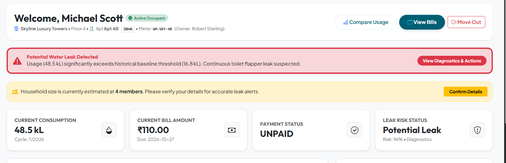
#> input picture Cropped_Resident_Dashboard_Alert.png, 506 x 163 px, shrunk from 1610 x 517 before the run
$ python render_explainable_alerts_slide_image.py
#> lines starting #> are read from the running program, lines starting #| are printed output that depends on the picture
import os
import matplotlib.pyplot as plt
import matplotlib.patches as patches
from PIL import Image

def render_slide_image():
    # 16:9 Widescreen ratio at 200 DPI
    fig, ax = plt.subplots(figsize=(16, 9), dpi=200)
    fig.patch.set_facecolor('#FFFFFF')
    ax.set_facecolor('#FFFFFF')
    ax.set_xlim(0, 16)
    ax.set_ylim(0, 9)
    ax.axis('off')

    # 1. Slide Title & Subtitle
    ax.text(0.8, 8.35, "Explainable Alerts: Reason Codes & Severity", color="#1E293B", fontsize=22, fontweight='bold', fontfamily='Georgia', va='center')
    ax.text(0.8, 7.85, "Residents see why an alert fired, not just that it fired", color="#64748B", fontsize=12, fontfamily='sans-serif', va='center')

    # 2. Severity Levels (Top Right)
    ax.text(14.8, 8.45, "SEVERITY LEVELS", color="#D97706", fontsize=9.5, fontweight='bold', fontfamily='sans-serif', ha='right', va='center')

    levels = [
        ("LOW", "#F59E0B"),
        ("MEDIUM", "#EA580C"),
        ("HIGH", "#DC2626"),
        ("CRITICAL", "#451A03")
    ]
    badge_w = 0.92
    badge_h = 0.52
    start_bx = 11.25
    for i, (lvl, bg_col) in enumerate(levels):
        bx = start_bx + i * (badge_w + 0.10)
        badge_box = patches.FancyBboxPatch(
            (bx, 7.72), badge_w, badge_h,
            boxstyle="round,pad=0.04,rounding_size=0.08",
            facecolor=bg_col, edgecolor="none"
        )
        ax.add_patch(badge_box)
        ax.text(bx + badge_w / 2, 7.72 + badge_h / 2, lvl, color="#FFFFFF", fontsize=9, fontweight='bold', ha='center', va='center', fontfamily='sans-serif')

    # 3. Two Reason Cards (Middle Section)
    card_y = 6.0
    card_h = 1.35
    card_w = 6.95

    # Card 1: Abnormal Spike
    rc1 = patches.FancyBboxPatch(
        (0.8, card_y), card_w, card_h,
        boxstyle="round,pad=0.06,rounding_size=0.15",
        facecolor="#FFF7ED", edgecolor="#FED7AA", linewidth=1.2
    )
    ax.add_patch(rc1)
    # Circle 1 with vector icon
    c1_x, c1_y = 1.35, card_y + card_h / 2
    circle1 = patches.Circle((c1_x, c1_y), 0.35, facecolor="#EA580C", edgecolor="none")
    ax.add_patch(circle1)
    # Draw vector line trend inside circle
    ax.plot([c1_x - 0.20, c1_x - 0.05, c1_x + 0.05, c1_x + 0.20],
            [c1_y - 0.12, c1_y + 0.02, c1_y - 0.05, c1_y + 0.16],
            color="#FFFFFF", linewidth=2.5, solid_capstyle='round')
    ax.annotate("", xy=(c1_x + 0.22, c1_y + 0.18), xytext=(c1_x + 0.08, c1_y + 0.06),
                arrowprops=dict(arrowstyle="->", color="#FFFFFF", lw=2, mutation_scale=10))

    # Text 1
    ax.text(1.95, card_y + 0.92, "ABNORMAL_SPIKE_FOR_HOUSEHOLD_SIZE", color="#C2410C", fontsize=10.5, fontweight='bold', fontfamily='sans-serif')
    ax.text(1.95, card_y + 0.42, "Usage far above what the declared household size explains (e.g. 48.5 kL\nvs 16.8 kL upper ceiling threshold for 4 members).", color="#475569", fontsize=9, fontfamily='sans-serif', linespacing=1.3)

    # Card 2: Away Consumption
    rc2 = patches.FancyBboxPatch(
        (8.25, card_y), card_w, card_h,
        boxstyle="round,pad=0.06,rounding_size=0.15",
        facecolor="#FFF7ED", edgecolor="#FED7AA", linewidth=1.2
    )
    ax.add_patch(rc2)
    # Circle 2 with warning triangle
    c2_x, c2_y = 8.80, card_y + card_h / 2
    circle2 = patches.Circle((c2_x, c2_y), 0.35, facecolor="#DC2626", edgecolor="none")
    ax.add_patch(circle2)
    # Draw warning triangle
    tri = patches.Polygon([[c2_x, c2_y + 0.18], [c2_x - 0.18, c2_y - 0.14], [c2_x + 0.18, c2_y - 0.14]],
                          closed=True, facecolor="#FFFFFF", edgecolor="none")
    ax.add_patch(tri)
    ax.text(c2_x, c2_y - 0.04, "!", color="#DC2626", fontsize=11, fontweight='black', ha='center', va='center')

    # Text 2
    ax.text(9.40, card_y + 0.92, "UNEXPLAINED_AWAY_CONSUMPTION", color="#B91C1C", fontsize=10.5, fontweight='bold', fontfamily='sans-serif')
    ax.text(9.40, card_y + 0.42, "Significant water consumption detected while flat occupancy is marked as\nvacant or resident logged an active vacation period.", color="#475569", fontsize=9, fontfamily='sans-serif', linespacing=1.3)

    # 4. Bottom UI Screenshot
    img_path = "Cropped_Resident_Dashboard_Alert.png"
    if os.path.exists(img_path):
        ui_img = Image.open(img_path)
#> ui_img is the input picture: PIL image 506x163 RGB; mean R, G, B 242.7, 234, 230
        # Clean white card frame with shadow effect
        frame_box = patches.FancyBboxPatch(
            (0.8, 0.70), 14.4, 5.0,
            boxstyle="round,pad=0.04,rounding_size=0.12",
            facecolor="#FFFFFF", edgecolor="#CBD5E1", linewidth=1.5
        )
        ax.add_patch(frame_box)

        # Place image cleanly inside the frame
        ax.imshow(ui_img, extent=[0.85, 15.15, 0.75, 5.65], aspect='auto', zorder=2)

    # 5. Bottom Footer
    ax.text(0.8, 0.32, "AQATRAC | Web-Based Water Billing & Management", color="#94A3B8", fontsize=9, fontfamily='sans-serif', va='center')
    ax.text(15.2, 0.32, "19", color="#94A3B8", fontsize=9.5, fontfamily='sans-serif', ha='right', va='center')

    plt.tight_layout()
    output_png = "AquaFlow_Explainable_Alerts_Slide.png"
    plt.savefig(output_png, facecolor=fig.get_facecolor(), edgecolor='none', bbox_inches='tight')
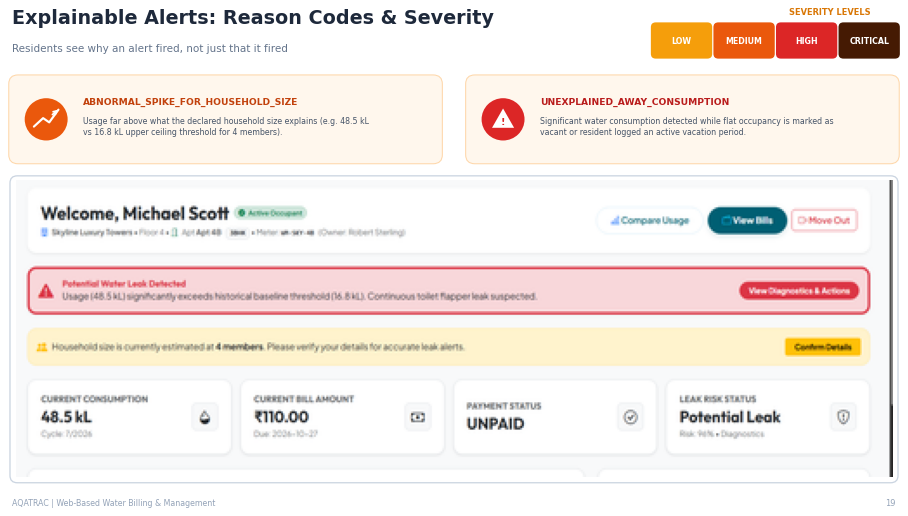
#> figure drawn by matplotlib, 1 panel
    plt.close()

    # Save to artifacts directory as well
    artifact_dir = r"C:\Users\nidar\.gemini\antigravity\brain\f3192eb3-ac4a-4686-b383-83166db376af"
    dest_path = os.path.join(artifact_dir, "AquaFlow_Explainable_Alerts_Slide.png")
    Image.open(output_png).save(dest_path)
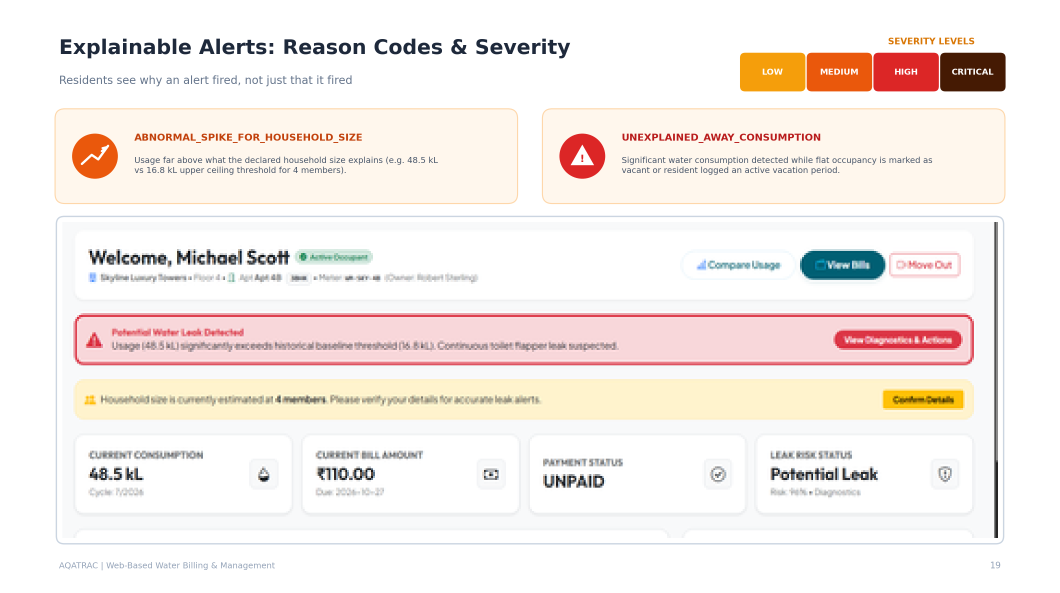
#> saved as AquaFlow_Explainable_Alerts_Slide.png: PIL image 3179x1779 RGBA (shown at 1/3 size); mean R, G, B, A 245.8, 237.8, 233.5, 255
    print(f"Slide image saved to: {output_png} and {dest_path}")

if __name__ == "__main__":
    render_slide_image()
